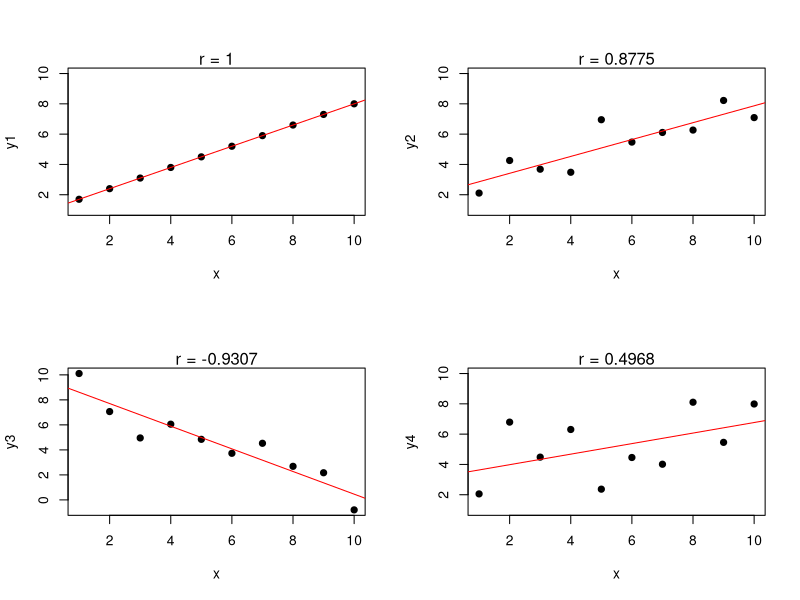

Source code (R):
set.seed(7227)
x=1:10
y1=1+0.7*x
y2=y1+rnorm(10,0,1)
y3=9-0.9*x+rnorm(10,0,1)
y4=3+0.4*x+rnorm(10,0,2)

par(mfrow=c(2,2))

cor(y1,x)
plot(x,y1,ylim=c(1,10),pch=19)
mtext("r = 1")
abline(lm(y1~x),col="red")

cor(y2,x)
plot(x,y2,ylim=c(1,10),pch=19)
mtext("r = 0.8775")
abline(lm(y2~x),col="red")

cor(y3,x)
plot(x,y3,lim=c(1,10),pch=19)
mtext("r = -0.9307")
abline(lm(y3~x),col="red")

cor(y4,x)
plot(x,y4,ylim=c(1,10),pch=19)
mtext("r = 0.4968")
abline(lm(y4~x),col="red")
